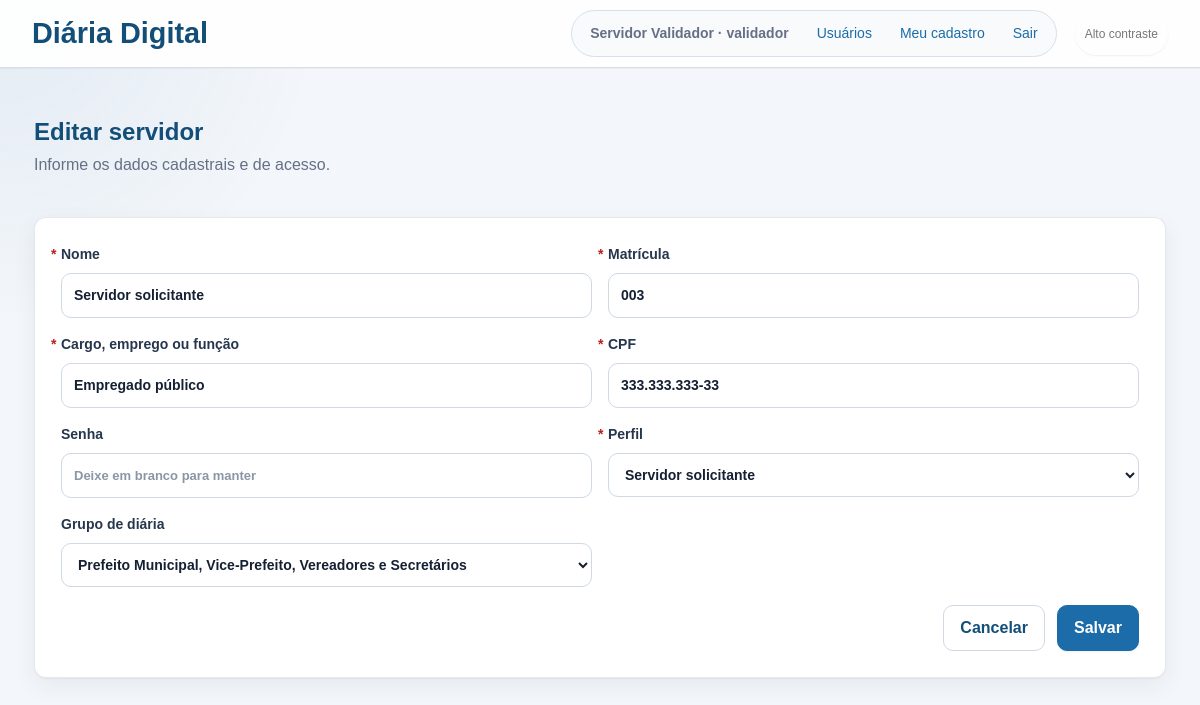
/usuarios/3/editar (signed in), run on the app's committed database.
### tables this page shows
CREATE TABLE users (
                id INTEGER PRIMARY KEY AUTOINCREMENT,
                name TEXT NOT NULL,
                email TEXT NOT NULL UNIQUE,
                password_hash TEXT NOT NULL,
                role TEXT NOT NULL CHECK(role IN ('solicitante', 'validador'))
            , daily_group TEXT, registration TEXT, public_position TEXT, cpf TEXT);

### app.py (the view, shortened to what this page needs)
@app.route("/usuarios/<int:user_id>/editar", methods=["GET", "POST"])
@role_required("validador")
def edit_user(user_id):
    logged_user = current_user()
    target_user = get_user_or_404(user_id)
    can_manage_users = logged_user["role"] == "validador"
    is_own_profile = logged_user["id"] == target_user["id"]
    return render_template(
        "user_form.html",
        user=target_user,
        form_action=url_for("edit_user", user_id=user_id),
    )

### app.py (called while the page is built)
def normalize_cpf(cpf):
    return "".join(ch for ch in (cpf or "") if ch.isdigit())

def format_cpf(cpf):
    digits = normalize_cpf(cpf)
    if len(digits) != 11:
        return cpf or ""
    return f"{digits[:3]}.{digits[3:6]}.{digits[6:9]}-{digits[9:]}"

def get_db():
    conn = sqlite3.connect(DATABASE)
    conn.row_factory = sqlite3.Row
    return conn

def current_user():
    if "user_id" not in session:
        return None
    with get_db() as db:
        return db.execute("SELECT * FROM users WHERE id = ?", (session["user_id"],)).fetchone()

@app.template_filter("cpf_br")
def cpf_br_filter(value):
    return format_cpf(value)

@app.context_processor
def inject_user():
    return {
        "current_user": current_user(),
        "daily_groups": DAILY_GROUPS,
        "daily_ranges": DAILY_RANGES,
        "status_labels": STATUS_LABELS,
        "role_labels": ROLE_LABELS,
    }

def role_required(role):
    def decorator(view):
        @wraps(view)
        def wrapped_view(**kwargs):
            user = current_user()
            if user is None:
                return redirect(url_for("login"))
            if user["role"] != role:
                abort(403)
            return view(**kwargs)
        return wrapped_view
    return decorator

def get_user_or_404(user_id):
    with get_db() as db:
        user = db.execute("SELECT * FROM users WHERE id = ?", (user_id,)).fetchone()
    if user is None:
        abort(404)
    return user

### templates/user_form.html (shortened to what this page needs)
{% extends "base.html" %}
{% set is_edit = user is not none %}
{% set is_self = is_edit and current_user["id"] == user["id"] %}
{% set can_edit_role = current_user["role"] == "validador" and not is_self %}
{% block content %}
<div class="page-heading">
    <div>
        <h1>{{ "Editar servidor" if is_edit else "Novo servidor" }}</h1>
        <p class="muted">Informe os dados cadastrais e de acesso.</p>
    </div>
</div>
<form method="post" class="form wide">
    <div class="grid">
        <label class="required">
            Nome
            <input name="name" required value="{{ user['name'] if user else '' }}">
        </label>
        <label class="required">
            Matrícula
            <input name="registration" required value="{{ user['registration'] if user else '' }}">
        </label>
        <label class="required">
            Cargo, emprego ou função
            <input name="public_position" required value="{{ user['public_position'] if user else '' }}">
        </label>
        <label class="required">
            CPF
            <input type="text" name="cpf" class="cpf-mask" maxlength="14" inputmode="numeric" autocomplete="username" required placeholder="000.000.000-00" value="{{ user['cpf']|cpf_br if user else '' }}">
        </label>
        <label class="{% if not is_edit %}required{% endif %}">
            Senha
            <input type="password" name="password" {% if not is_edit %}required{% endif %} placeholder="{{ 'Deixe em branco para manter' if is_edit else 'Mínimo 6 caracteres' }}">
        </label>
        {% if can_edit_role or not is_edit %}
            <label class="required">
                Perfil
                <select name="role" required>
                    {% for role, label in role_labels.items() %}
                        <option value="{{ role }}" {% if user and user["role"] == role %}selected{% endif %}>{{ label }}</option>
                    {% endfor %}
                </select>
            </label>
        {% else %}
            <div class="field-readonly">
                <strong>Perfil</strong>
                <span>{{ role_labels.get(user["role"], user["role"]) }}</span>
            </div>
        {% endif %}
        {% if can_edit_role or not is_edit %}
            <label>
                Grupo de diária
                <select name="daily_group">
                    {% for group, label in daily_groups.items() %}
                        <option value="{{ group }}" {% if user and user["daily_group"] == group %}selected{% endif %}>{{ label }}</option>
                    {% endfor %}
                </select>
            </label>
        {% elif user["role"] == "solicitante" %}
            <div class="field-readonly">
                <strong>Grupo de diária</strong>
                <span>{{ daily_groups.get(user["daily_group"], "Grupo não cadastrado") }}</span>
            </div>
        {% endif %}
    </div>
    <div class="actions">
        <a class="button secondary" href="{{ url_for('users_list') if current_user['role'] == 'validador' else url_for('index') }}">Cancelar</a>
        <button type="submit">Salvar</button>
    </div>
</form>
{% endblock %}

### templates/base.html (shortened to what this page needs)
<!doctype html>
<html lang="pt-BR">
<head>
    <link rel="stylesheet" href="{{ url_for('static', filename='estilos.css') }}">
</head>
<body>
    <header class="topbar">
        <a class="brand" href="{{ url_for('index') }}">Diária Digital</a>
        <div class="topbar-actions">
            {% if current_user %}
                <nav aria-label="Navegação principal">
                    <span>{{ current_user["name"] }} · {{ current_user["role"] }}</span>
                    {% if current_user["role"] == "validador" %}
                        <a href="{{ url_for('users_list') }}">Usuários</a>
                        <a href="{{ url_for('profile') }}">Meu cadastro</a>
                    {% endif %}
                    <a href="{{ url_for('logout') }}">Sair</a>
                </nav>
            {% endif %}
            <button type="button" class="contrast-toggle" data-contrast-toggle aria-pressed="false">
            </button>
        </div>
    </header>
    <main id="conteudo-principal" class="container" tabindex="-1">
        {% block content %}{% endblock %}
    </main>
</body>
</html>

### data on the page
users: name "Servidor Validador", role "validador"
users: name "Servidor solicitante", registration "003", public_position "Empregado público", cpf "333.333.333-33", role "Servidor solicitante", daily_group "Prefeito Municipal, Vice-Prefeito, Vereadores e Secretários"

### other printed values
{{ "Editar servidor" if is_edit else "Novo servidor" }} "Editar servidor"
